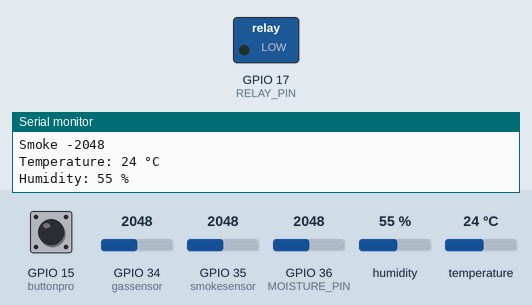
Recording of a sketch running on a simulated ESP32. Parts: switched loads named in the sketch (green lamp = pin HIGH), the last lines printed to the serial monitor. Inputs (shaded band) come from the test bench; at power-on: GPIO 36 (MOISTURE_PIN) = 2048, GPIO 15 (buttonpro) HIGH, GPIO 34 (gassensor) = 2048, GPIO 35 (smokesensor) = 2048, humidity 55 %, temperature 24 °C. WiFi joins after 1.5 s; servers stay silent unless stated; uploads are accepted with an empty reply.

Above: at 3.7 s.
3.8 s: GPIO 36 (MOISTURE_PIN) set to 2727
10.8 s: GPIO 36 (MOISTURE_PIN) set to 2838
At 15.7 s:
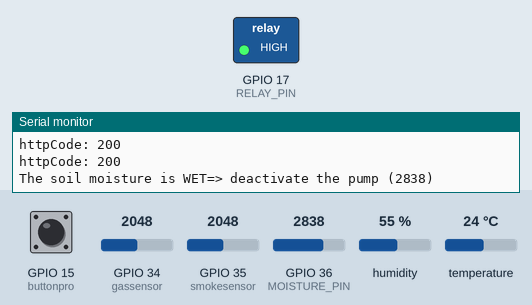
16.8 s: GPIO 36 (MOISTURE_PIN) set to 2760
At 21.3 s:
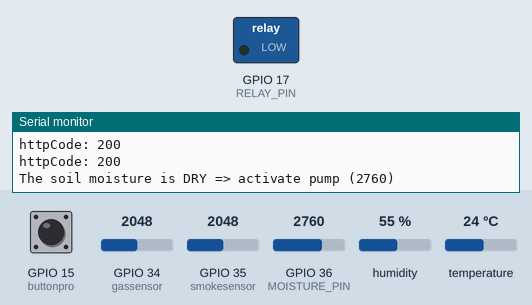
22.8 s: GPIO 36 (MOISTURE_PIN) set to 2840
At 25.9 s:
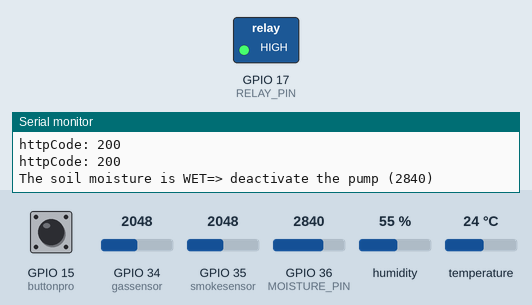
Timing chart, 0 to 27.4 s (numbered marks = the images above; inputs shaded):
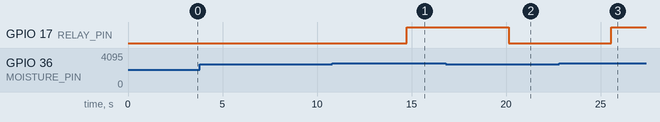

The sketch:

fullcode.ino
```cpp
#define gassensor 34
#define smokesensor 35
#include <DHT.h>
#define DHTPIN 32
#define DHTTYPE DHT22
DHT dht22(DHTPIN, DHTTYPE);
int temperature ;
int humidity ;
#include <HTTPClient.h>

#define RELAY_PIN    17 // ESP32 pin GPIO17 that connects to relay
#define MOISTURE_PIN 36 // ESP32 pin GPIO36 (ADC0) that connects to AOUT pin of moisture sensor
#define THRESHOLD 2800   // => CHANGE YOUR THRESHOLD HERE

#include <WiFi.h>
const char* ssid = "Nokia C32";
const char* password = "12345678";

String BUTTONPAGE="http://192.168.126.190//iot2/button1.php";

String temppage="http://192.168.126.190//iot2/temp.php";

String humpage="http://192.168.126.190//iot2/hum.php";

String gaspage="http://192.168.126.190//iot2/gas.php";

String smokepage="http://192.168.126.190//iot2/smokepage.php";

void setup() {
  // put your setup code here, to run once:
Serial.begin(9600);
  pinMode(RELAY_PIN, OUTPUT);
 connectWiFi();
 dht22.begin();
}

void loop() {
if(WiFi.status() != WL_CONNECTED) {
   connectWiFi();
 }


gas();
smoke();
buttonpro();
Load_DHT22_Data();
soil();

delay(3000);
}


void gas()
{
int gas1 = analogRead(gassensor);
Serial.print("Gas -");
Serial.println(gas1);
if(gas1>2100)
{
String gas = String(gas1);
String postData2 =  "gas=" + gas;


  HTTPClient http2;
  http2.begin(gaspage);
  http2.addHeader("Content-Type", "application/x-www-form-urlencoded");

  int httpCode2 = http2.POST(postData2);
  String payload2 = http2.getString();


  Serial.print("httpCode: "); Serial.println(httpCode2);
}
}

void smoke(){
int digi=analogRead(smokesensor);
Serial.print("Smoke -");
Serial.println(digi);
if(digi>3500)
{
String smoke = String(digi);
String postData3 =  "smoke=" + smoke;

  HTTPClient http3;
  http3.begin(smokepage);

  int httpCode3 = http3.POST(postData3);
  String payload3 = http3.getString();


  Serial.print("httpCode: "); Serial.println(httpCode3);
}
}

void Load_DHT22_Data() {
  //-----------------------------------------------------------
  temperature = dht22.readTemperature();
  humidity = dht22.readHumidity();
  delay(1000);
  //-----------------------------------------------------------
  // Check if any reads failed.
  if (isnan(temperature) || isnan(humidity)) {
    Serial.println("Failed to read from DHT sensor!");
    temperature = 0;
    humidity = 0;
  }
  //-----------------------------------------------------------
  Serial.printf("Temperature: %d °C\n", temperature);
  Serial.printf("Humidity: %d %%\n", humidity);

String temp = String(temperature);
String postData =  "temp=" + temp;

  HTTPClient http;
  http.begin(temppage);

  int httpCode = http.POST(postData);
  String payload = http.getString();

  Serial.print("httpCode: "); Serial.println(httpCode);

String hum = String(humidity);
String postData1 =  "hum=" + hum;

  HTTPClient http1;
  http1.begin(humpage);

  int httpCode1 = http1.POST(postData1);
  String payload1 = http1.getString();

  Serial.print("httpCode: "); Serial.println(httpCode1);

}


void buttonpro(){
int buttonState = digitalRead(15);
if(buttonState==0)
{

String buttsat = String(buttonState);
String postData = "butstat=" + buttsat;

  HTTPClient http;
  http.begin(BUTTONPAGE);


  int httpCode = http.POST(postData);
  String payload = http.getString();


  Serial.print("httpCode: "); Serial.println(httpCode);

}
}

//wifi connecting function
void connectWiFi() {
  WiFi.mode(WIFI_OFF);
  delay(1000);
  //This line hides the viewing of ESP as wifi hotspot
  WiFi.mode(WIFI_STA);

  WiFi.begin(ssid, password);
  Serial.println("Connecting to WiFi");

  while (WiFi.status() != WL_CONNECTED) {
    delay(500);
    Serial.print(".");
  }

  Serial.print("connected to : "); Serial.println(ssid);
  Serial.print("IP address: "); Serial.println(WiFi.localIP());
}

void soil()
{
  int value = analogRead(MOISTURE_PIN); // read the analog value from soild moisture sensor

  if (value > THRESHOLD) {
     Serial.print("The soil moisture is WET=> deactivate the pump");
    digitalWrite(RELAY_PIN, HIGH);
  } else {
  Serial.print("The soil moisture is DRY => activate pump");
    digitalWrite(RELAY_PIN, LOW);
}

  Serial.print(" (");
  Serial.print(value);
  Serial.println(")");

  delay(1000);

}
```

Measured:
- the behaviour switches between 2800 and 2801 on GPIO 36 (MOISTURE_PIN) (found by bisection; images 0 and 1)
- after the input at 10.8 s, GPIO 17 (RELAY_PIN): LOW → HIGH after 3.9 s
- after the input at 16.8 s, GPIO 17 (RELAY_PIN): HIGH → LOW after 3.3 s
- after the input at 22.8 s, GPIO 17 (RELAY_PIN): LOW → HIGH after 2.8 s
